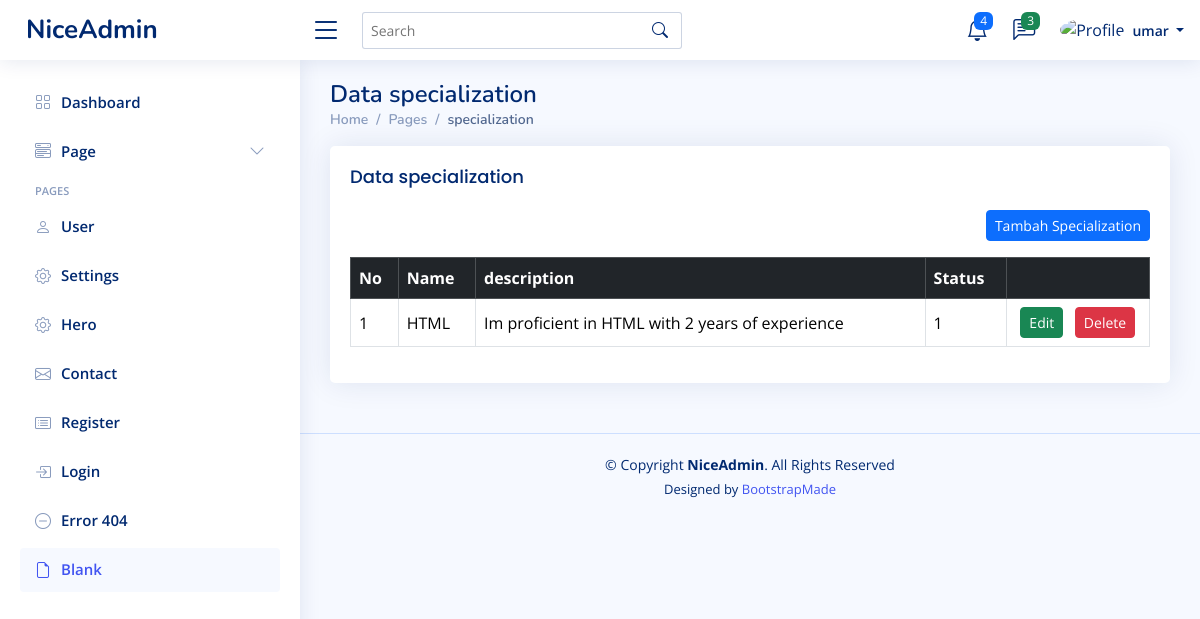
Page /admin/home.php?page=specialization (signed in) on the earlier database version.
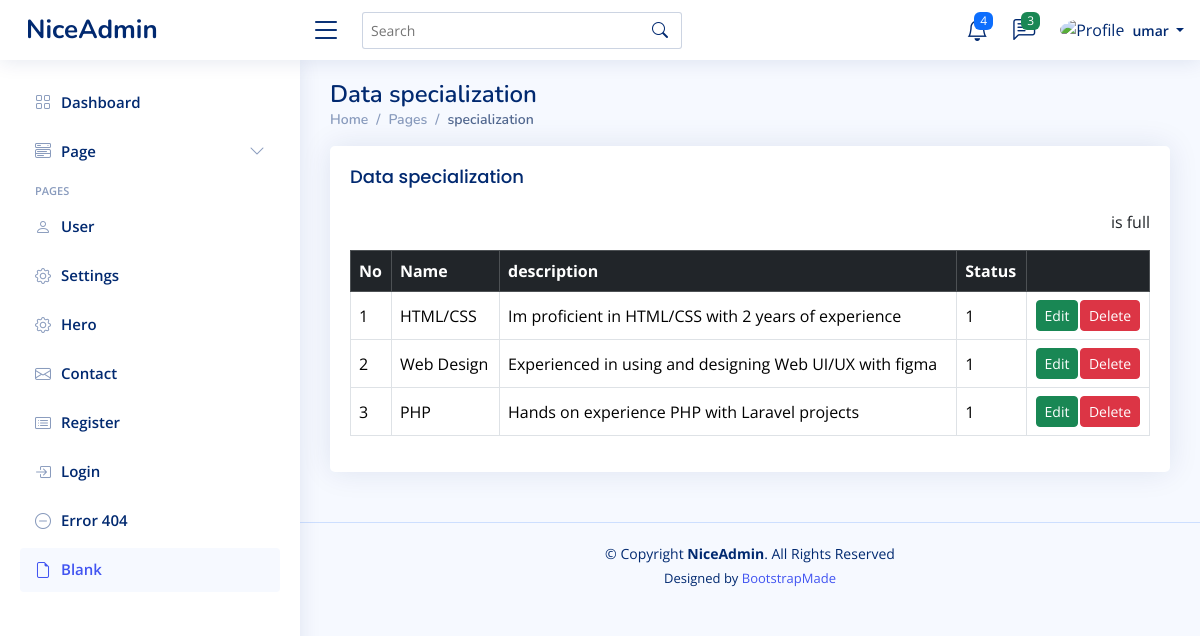
Same page on the later database version.
### tables this page shows
CREATE TABLE `specialization` (
  `id` int(11) NOT NULL,
  `name` text NOT NULL,
  `description` text NOT NULL,
  `status` tinyint(1) NOT NULL DEFAULT 1,
  `created_at` timestamp NOT NULL DEFAULT current_timestamp(),
  `updated_at` timestamp NULL DEFAULT NULL ON UPDATE current_timestamp()
);

### admin/content/specialization.php (the view)
<?php
$query = mysqli_query($koneksi, "SELECT * FROM specialization ORDER BY id ASC");
$rows = mysqli_fetch_all($query, MYSQLI_ASSOC);
$totalspec =  mysqli_query($koneksi, "SELECT COUNT(*) AS total FROM specialization");
$rowtotalspec = mysqli_fetch_assoc($totalspec);
?>
<div class="pagetitle">
    <h1>Data specialization</h1>
    <nav>
        <ol class="breadcrumb">
            <li class="breadcrumb-item"><a href="?page=home">Home</a></li>
            <li class="breadcrumb-item">Pages</li>
            <li class="breadcrumb-item active">specialization</li>
        </ol>
    </nav>
</div>
<section class="section">
    <div class="row">
        <div class="col-lg-12">
            <div class="card">
                <div class="card-body">
                    <h5 class="card-title">Data specialization</h5>
                    <div class="mb-3" align="right">
                        <?php
                        if ($rowtotalspec['total'] == 3) {
                            echo " is full";
                        } else {
                            echo "<a href='?page=tambah-specialization' class='btn btn-sm btn-primary' align='right'>Tambah Specialization</a>";
                        }
                        ?>
                    </div>
                    <table class="table table-bordered align-middle table-hover">
                        <thead class="align-middle table-dark">
                            <tr>
                                <th>No</th>
                                <th>Name</th>
                                <th>description</th>
                                <th>Status</th>
                                <th></th>
                            </tr>
                        </thead>
                        <tbody>
                            <?php
                            foreach ($rows as $key => $row):
                            ?>
                                <tr>
                                    <td><?php echo $key += 1 ?></td>
                                    <td><?php echo $row['name'] ?></td>
                                    <td><?php echo $row['description'] ?></td>
                                    <td><?php echo $row['status'] ?></td>
                                    <td>
                                        <div class="d-flex justify-content-between">
                                            <a href="?page=tambah-specialization&edit=<?php echo $row['id'] ?>"
                                                class="btn btn-sm btn-success mx-auto">
                                                Edit
                                            </a>
                                            <a onclick="return confirm('apakah anda yakin akan menghapus data ini?')"
                                                href="?page=tambah-specialization&delete=<?php echo $row['id'] ?>"
                                                class="btn btn-sm btn-danger mx-auto">
                                                Delete
                                            </a>
                                        </div>
                                    </td>
                                </tr>
                            <?php endforeach ?>
                        </tbody>
                    </table>
                </div>
            </div>
        </div>
    </div>
</section>

Differences in the rows shown:
changed specialization: name "HTML" → "HTML/CSS"; description "Im proficient in HTML with 2 years of experience" → "Im proficient in HTML/CSS with 2 years of experience"
added specialization: key "2", name "Web Design", description "Experienced in using and designing Web UI/UX with figma", status "1"
added specialization: key "3", name "PHP", description "Hands on experience PHP with Laravel projects", status "1"
Other differences:
text no longer shown: "Tambah Specialization"
text now shown: "is full"
